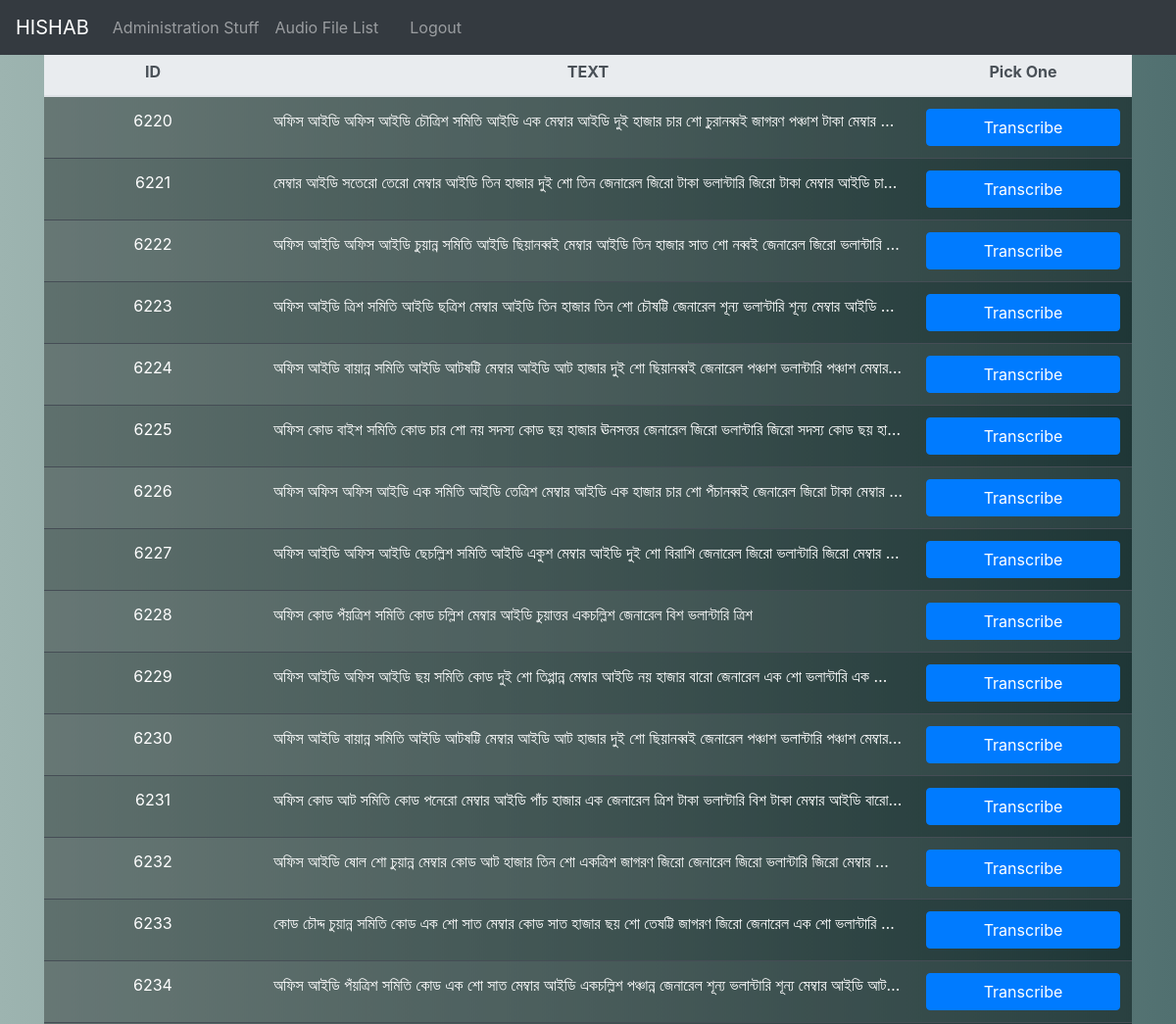
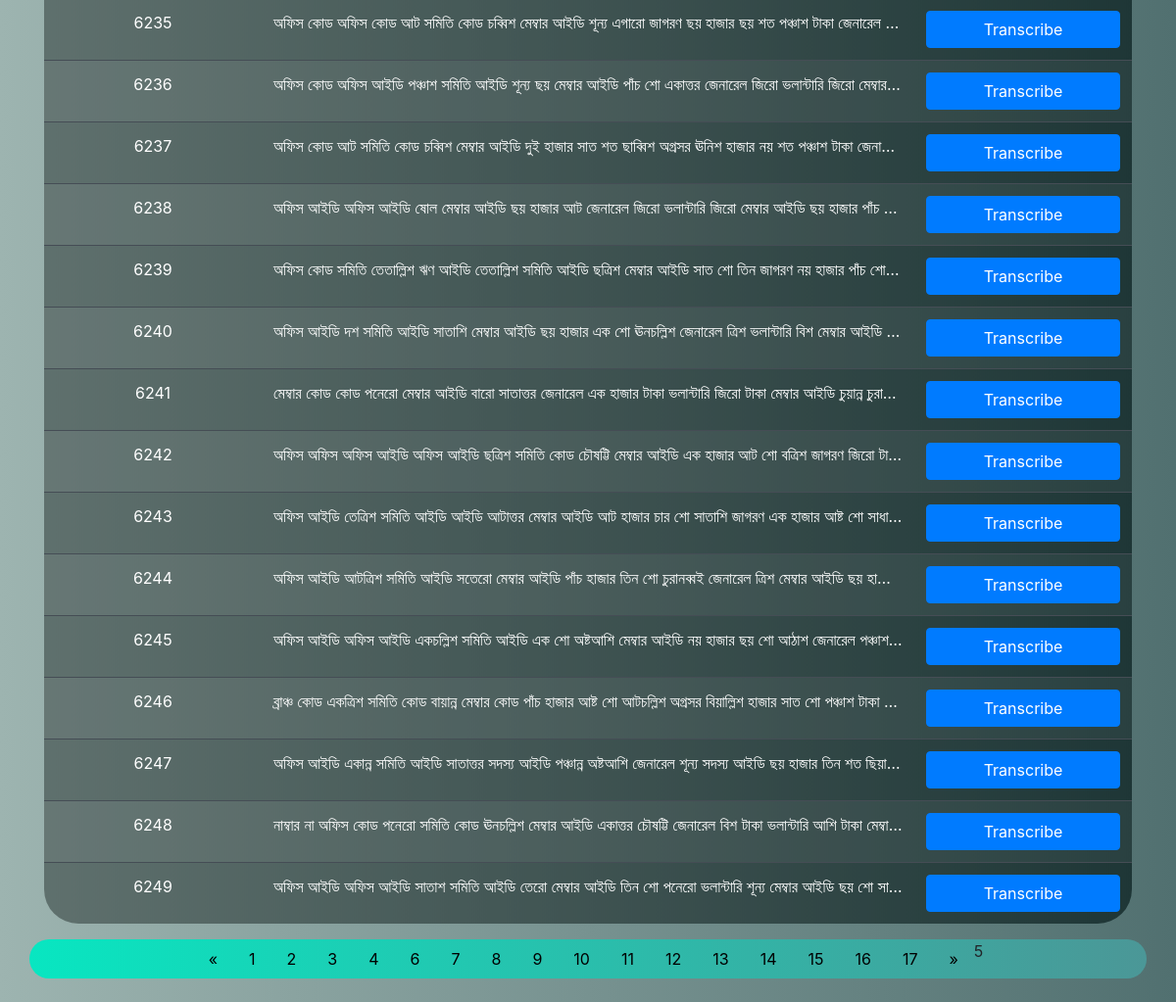
The page /list/?page=5 (signed in) on the database its author committed (2 pictures, top to bottom).
### myapp/models.py (models this page shows, shortened)
class TransWalk(models.Model):
    ASRid = models.AutoField(primary_key=True)
    Audio_File_Link = models.CharField(max_length=200, help_text='Audio Links', null=True, blank=True)
    audio_duration = models.BigIntegerField(blank=True, null=True)
    ASR_text = models.TextField(help_text='ASR Output', null=True, blank=True)
    Transcripted_Text = models.TextField(help_text='Most Recent Transcripted Text', null=True, blank=True)
    IsOpenFlag = models.BooleanField(default=False, null=True, blank=True)
    Updated_At = models.DateTimeField(auto_now_add=True, null=True, blank=True)
    Trans_Counter = models.IntegerField(default=0, null=True, blank=True)
    Transcribers_Checked = models.CharField(max_length=200, help_text='Usernames of the transcribers Who checked the specific audio', null=True, blank=True)
    click_timestamp = models.DateTimeField(auto_now_add=True, null=True, blank=True)
    caller_phone_number = models.CharField(max_length=15, help_text='Caller Phone Nyumber', null=True, blank=True)

### myapp/views.py (the view)
# urls.py: path('list/', views.audioList, name='list'),
def audioList(request):
    if request.user.is_authenticated:
        Max_timeout = 1800
        time = datetime.now()
        timestamp = datetime.timestamp(time)
        global test_counter
        test_counter = 3
        all_Items_list = TransWalk.objects.all().order_by("ASRid")[:500]
        for things in all_Items_list:
            if things.click_timestamp is not None:
                thingstimestamp = datetime.timestamp(things.click_timestamp)
                if (timestamp-thingstimestamp)>Max_timeout:
                    things.IsOpenFlag= False
                    things.save()
        paginator = Paginator(all_Items_list, 30)
        page_number = request.GET.get('page')
        page_obj = paginator.get_page(page_number)
        context = {
                    'all_items' : page_obj,
                    'test_counter' : test_counter
                  }
        return render(request, 'list.html', context)
    else:
        return redirect("login")

### templates/list.html (shortened to what this page needs)
{% extends 'base.html' %}
{% load static %}
{% block list %}
<br><br>
    {% if all_items %}
    <div class="container">
                <table class="table table-striped table-dark table-hover" style="background:linear-gradient(to right, #5f706d, rgb(30, 54, 54));">
                  <thead class="thead-light">
                    <tr>
                      <th style="width: 20%; text-align: center;">ID</th>
                      <th style="width: 60%; text-align: center;">TEXT</th>
                      <th style="width: 20%; text-align: center;">Pick One</th>
                    </tr>
                  </thead>
                  <tbody>
                    {% for things in all_items %}
                      {% if not user.get_username in things.Transcribers_Checked %}
                        {% if things.Trans_Counter < test_counter %}
                          {% if things.IsOpenFlag == True %}
                            <tr class="table-danger text-dark">
                              <td style="text-align: center;">{{things.ASRid}}</td>
                              <td>{{things.Transcripted_Text}}</td>
                              <td style="text-align: center;"><button type="button" style="font-size : 70%; width: 100%; height: 40px;" class="btn btn-danger">In Progress</button></td>
                            </tr>
                          {% elif things.IsOpenFlag == False %}
                            <tr>
                              <td style="text-align: center;">{{things.ASRid}}</td>
                              <td>{{ things.Transcripted_Text }}</td>
                              <td style="text-align: center;"><a href="{% url 'transcribe' things.ASRid %}"><button type="button" style="font-size : 100%; width: 100%; height: 30%;" class="btn btn-primary">Transcribe</button></a></td>
                            </tr>
                          {% endif %}
                        {% endif %}
                      {% endif %}
                    {% endfor %}
                  </tbody>
                </table>
              </div>
                <div class="container" align="center" style="background: linear-gradient(to right, #08e6c1, rgb(75, 151, 151));border-radius: 35px;">
                {% if all_items.has_other_pages %}
                <ul class="pagination">
                    {% if all_items.has_previous %}
                      <li><a href="?page={{ all_items.previous_page_number }}">&laquo;</a></li>
                    {% else %}
                      <li class="disabled"><span>&laquo;</span></li>
                    {% endif %}
                    {% for i in all_items.paginator.page_range %}
                      {% if all_items.number == i %}
                        <li class="active"><span>{{ i }} <span class="sr-only">(current)</span></span></li>
                      {% else %}
                        <li><a href="?page={{ i }}">{{ i }}</a></li>
                      {% endif %}
                    {% endfor %}
                    {% if all_items.has_next %}
                      <li><a href="?page={{ all_items.next_page_number }}">&raquo;</a></li>
                    {% else %}
                      <li class="disabled"><span>&raquo;</span></li>
                    {% endif %}
                </ul>
                {% endif %}
                </div><br>
    {% endif %}
{% endblock %}

### templates/list.html (style rules this page uses)
body { background: #04f3c7; background: -webkit-linear-gradient(to right, #74ebd5, #ACB6E5); background: linear-gradient(to right, #9db4b0, rgb(81, 112, 112)); min-height: 100vh; }
ul.pagination { display: inline-block; padding: 0; margin: 0; }
ul.pagination li { display: inline; }
ul.pagination li a { color: black; float: left; padding: 8px 16px; text-decoration: none; }
table { table-layout: fixed; border-radius: 35px; }
td { overflow: hidden; white-space: nowrap; text-overflow: ellipsis; }

### rows shown on the page
TransWalk: ASRid "6220", Transcripted_Text "অফিস আইডি অফিস আইডি চৌত্রিশ সমিতি আইডি এক মেম্বার আইডি দুই হাজার চার শো চুরানব্বই জাগরণ পঞ্চাশ টাকা মেম্বার…"
TransWalk: ASRid "6221", Transcripted_Text "মেম্বার আইডি সতেরো তেরো মেম্বার আইডি তিন হাজার দুই শো তিন জেনারেল জিরো টাকা ভলান্টারি জিরো টাকা মেম্বার আইডি চা…"
TransWalk: ASRid "6222", Transcripted_Text "অফিস আইডি অফিস আইডি চুয়ান্ন সমিতি আইডি ছিয়ানব্বই মেম্বার আইডি তিন হাজার সাত শো নব্বই জেনারেল জিরো ভলান্টারি…"
TransWalk: ASRid "6223", Transcripted_Text "অফিস আইডি ত্রিশ সমিতি আইডি ছত্রিশ মেম্বার আইডি তিন হাজার তিন শো চৌষট্টি জেনারেল শূন্য ভলান্টারি শূন্য মেম্বার আইডি…"
TransWalk: ASRid "6224", Transcripted_Text "অফিস আইডি বায়ান্ন সমিতি আইডি আটষট্টি মেম্বার আইডি আট হাজার দুই শো ছিয়ানব্বই জেনারেল পঞ্চাশ ভলান্টারি পঞ্চাশ মেম্বার…"
TransWalk: ASRid "6225", Transcripted_Text "অফিস কোড বাইশ সমিতি কোড চার শো নয় সদস্য কোড ছয় হাজার ঊনসত্তর জেনারেল জিরো ভলান্টারি জিরো সদস্য কোড ছয় হা…"
TransWalk: ASRid "6226", Transcripted_Text "অফিস অফিস অফিস আইডি এক সমিতি আইডি তেত্রিশ মেম্বার আইডি এক হাজার চার শো পঁচানব্বই জেনারেল জিরো টাকা মেম্বার…"
TransWalk: ASRid "6227", Transcripted_Text "অফিস আইডি অফিস আইডি ছেচল্লিশ সমিতি আইডি একুশ মেম্বার আইডি দুই শো বিরাশি জেনারেল জিরো ভলান্টারি জিরো মেম্বার…"
TransWalk: ASRid "6228", Transcripted_Text "অফিস কোড পঁয়ত্রিশ সমিতি কোড চল্লিশ মেম্বার আইডি চুয়াত্তর একচল্লিশ জেনারেল বিশ ভলান্টারি ত্রিশ"
TransWalk: ASRid "6229", Transcripted_Text "অফিস আইডি অফিস আইডি ছয় সমিতি কোড দুই শো তিপ্পান্ন মেম্বার আইডি নয় হাজার বারো জেনারেল এক শো ভলান্টারি এক…"
TransWalk: ASRid "6230", Transcripted_Text "অফিস আইডি বায়ান্ন সমিতি আইডি আটষট্টি মেম্বার আইডি আট হাজার দুই শো ছিয়ানব্বই জেনারেল পঞ্চাশ ভলান্টারি পঞ্চাশ মেম্বার…"
TransWalk: ASRid "6231", Transcripted_Text "অফিস কোড আট সমিতি কোড পনেরো মেম্বার আইডি পাঁচ হাজার এক জেনারেল ত্রিশ টাকা ভলান্টারি বিশ টাকা মেম্বার আইডি বারো…"
TransWalk: ASRid "6232", Transcripted_Text "অফিস আইডি ষোল শো চুয়ান্ন মেম্বার কোড আট হাজার তিন শো একত্রিশ জাগরণ জিরো জেনারেল জিরো ভলান্টারি জিরো মেম্বার…"
TransWalk: ASRid "6233", Transcripted_Text "কোড চৌদ্দ চুয়ান্ন সমিতি কোড এক শো সাত মেম্বার কোড সাত হাজার ছয় শো তেষট্টি জাগরণ জিরো জেনারেল এক শো ভলান্টারি…"
TransWalk: ASRid "6234", Transcripted_Text "অফিস আইডি পঁয়ত্রিশ সমিতি কোড এক শো সাত মেম্বার আইডি একচল্লিশ পঞ্চান্ন জেনারেল শূন্য ভলান্টারি শূন্য মেম্বার আইডি আট…"
TransWalk: ASRid "6235", Transcripted_Text "অফিস কোড অফিস কোড আট সমিতি কোড চব্বিশ মেম্বার আইডি শূন্য এগারো জাগরণ ছয় হাজার ছয় শত পঞ্চাশ টাকা জেনারেল…"
TransWalk: ASRid "6236", Transcripted_Text "অফিস কোড অফিস আইডি পঞ্চাশ সমিতি আইডি শূন্য ছয় মেম্বার আইডি পাঁচ শো একাত্তর জেনারেল জিরো ভলান্টারি জিরো মেম্বার…"
TransWalk: ASRid "6237", Transcripted_Text "অফিস কোড আট সমিতি কোড চব্বিশ মেম্বার আইডি দুই হাজার সাত শত ছাব্বিশ অগ্রসর ঊনিশ হাজার নয় শত পঞ্চাশ টাকা জেনা…"
TransWalk: ASRid "6238", Transcripted_Text "অফিস আইডি অফিস আইডি ষোল মেম্বার আইডি ছয় হাজার আট জেনারেল জিরো ভলান্টারি জিরো মেম্বার আইডি ছয় হাজার পাঁচ…"
TransWalk: ASRid "6239", Transcripted_Text "অফিস কোড সমিতি তেতাল্লিশ ঋণ আইডি তেতাল্লিশ সমিতি আইডি ছত্রিশ মেম্বার আইডি সাত শো তিন জাগরণ নয় হাজার পাঁচ শো…"
TransWalk: ASRid "6240", Transcripted_Text "অফিস আইডি দশ সমিতি আইডি সাতাশি মেম্বার আইডি ছয় হাজার এক শো ঊনচল্লিশ জেনারেল ত্রিশ ভলান্টারি বিশ মেম্বার আইডি…"
TransWalk: ASRid "6241", Transcripted_Text "মেম্বার কোড কোড পনেরো মেম্বার আইডি বারো সাতাত্তর জেনারেল এক হাজার টাকা ভলান্টারি জিরো টাকা মেম্বার আইডি চুয়ান্ন চুরা…"
TransWalk: ASRid "6242", Transcripted_Text "অফিস অফিস অফিস আইডি অফিস আইডি ছত্রিশ সমিতি কোড চৌষট্টি মেম্বার আইডি এক হাজার আট শো বত্রিশ জাগরণ জিরো টা…"
TransWalk: ASRid "6243", Transcripted_Text "অফিস আইডি তেত্রিশ সমিতি আইডি আইডি আটাত্তর মেম্বার আইডি আট হাজার চার শো সাতাশি জাগরণ এক হাজার আষ্ট শো সাধা…"
TransWalk: ASRid "6244", Transcripted_Text "অফিস আইডি আটত্রিশ সমিতি আইডি সতেরো মেম্বার আইডি পাঁচ হাজার তিন শো চুরানব্বই জেনারেল ত্রিশ মেম্বার আইডি ছয় হা…"
TransWalk: ASRid "6245", Transcripted_Text "অফিস আইডি অফিস আইডি একচল্লিশ সমিতি আইডি এক শো অষ্টআশি মেম্বার আইডি নয় হাজার ছয় শো আঠাশ জেনারেল পঞ্চাশ…"
TransWalk: ASRid "6246", Transcripted_Text "ব্রাঞ্চ কোড একত্রিশ সমিতি কোড বায়ান্ন মেম্বার কোড পাঁচ হাজার আষ্ট শো আটচল্লিশ অগ্রসর বিয়াল্লিশ হাজার সাত শো পঞ্চাশ টাকা…"
TransWalk: ASRid "6247", Transcripted_Text "অফিস আইডি একান্ন সমিতি আইডি সাতাত্তর সদস্য আইডি পঞ্চান্ন অষ্টআশি জেনারেল শূন্য সদস্য আইডি ছয় হাজার তিন শত ছিয়া…"
TransWalk: ASRid "6248", Transcripted_Text "নাম্বার না অফিস কোড পনেরো সমিতি কোড ঊনচল্লিশ মেম্বার আইডি একাত্তর চৌষট্টি জেনারেল বিশ টাকা ভলান্টারি আশি টাকা মেম্বা…"
TransWalk: ASRid "6249", Transcripted_Text "অফিস আইডি অফিস আইডি সাতাশ সমিতি আইডি তেরো মেম্বার আইডি তিন শো পনেরো ভলান্টারি শূন্য মেম্বার আইডি ছয় শো সা…"

### other values the page prints
{{ i }} "1" "2" "3" "4" "6" "7" "8" "9" "10" "11" "12" "13" "14" "15" "16" "17"
{{ i }} "5"
